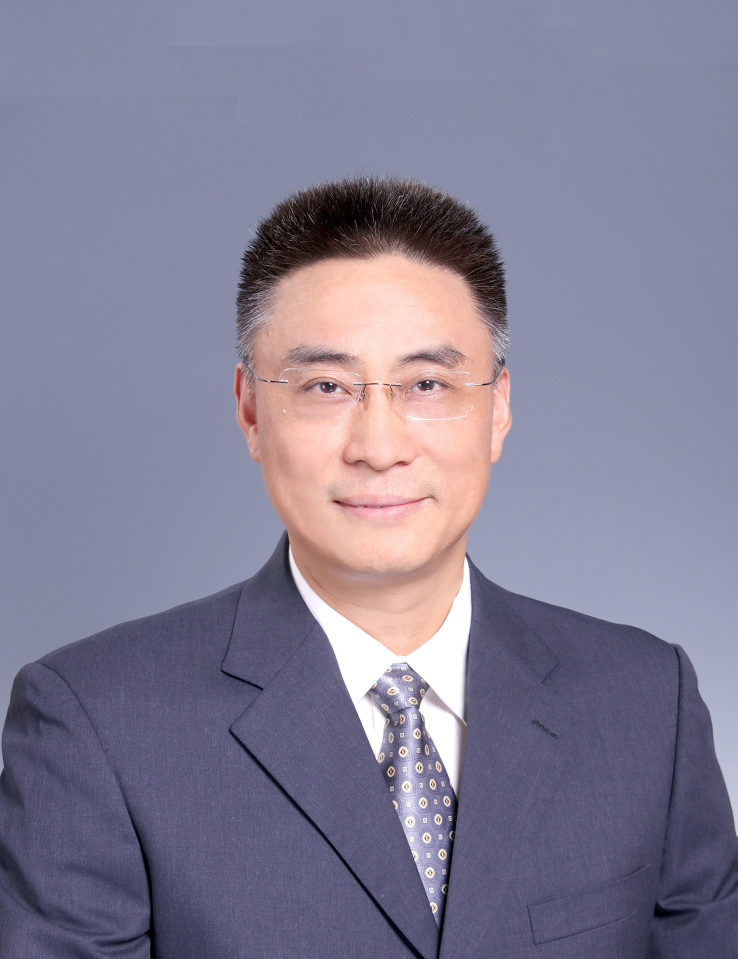
#> input picture assets/img/invited_speakers/bin-liang.jpg, 1476 x 1918 px (shown at 1/2 size)
$ python -i generate_committee_portraits.py   (imports and definitions only)
#> lines starting #> are read from the running program, lines starting #| are printed output that depends on the picture
#> further down, picture is the input picture: PIL image 1476x1918 RGB; mean R, G, B 130.1, 126.4, 147.9
#!/usr/bin/env python3
"""Generate normalized committee portrait crops from original images."""

from __future__ import annotations

import re
from pathlib import Path

import cv2
import numpy as np
from PIL import Image, ImageOps


ROOT = Path(__file__).resolve().parents[1]
HTML_PATH = ROOT / "committees.html"
SOURCE_DIR = ROOT / "assets/img/invited_speakers"
OUTPUT_DIR = ROOT / "assets/img/invited_speakers/portraits"
OUTPUT_SIZE = 600
FALLBACK_CANVAS_COLOR = (255, 255, 255)
PORTRAIT_OVERRIDES = {
    "fukuda-toshio": {
        "size_scale": 1.27,
        "top_margin": 0.20,
    },
    "zhao-lian": {
        "allow_width_padding": True,
    },
    "li-aili": {
        "size_scale": 1.90,
    },
    "guan-henry": {
        "x_shift": -0.08,
        "top_margin": 0.20,
    },
}


# [32 lines left out: functions committee_sources, load_rgb, not called in this run]


def detect_face(image: Image.Image) -> tuple[int, int, int, int] | None:
    gray = cv2.cvtColor(np.array(image), cv2.COLOR_RGB2GRAY)
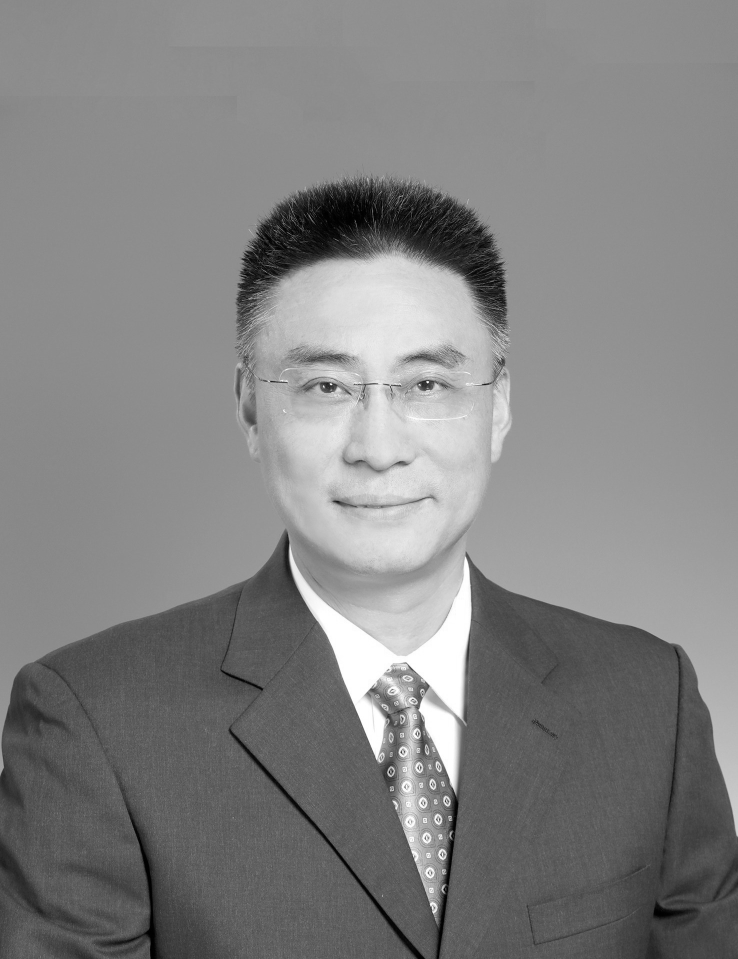
#> gray: shape (1918, 1476) (shown at 1/2 size); min 0, max 255, mean 129.9
    gray = cv2.equalizeHist(gray)
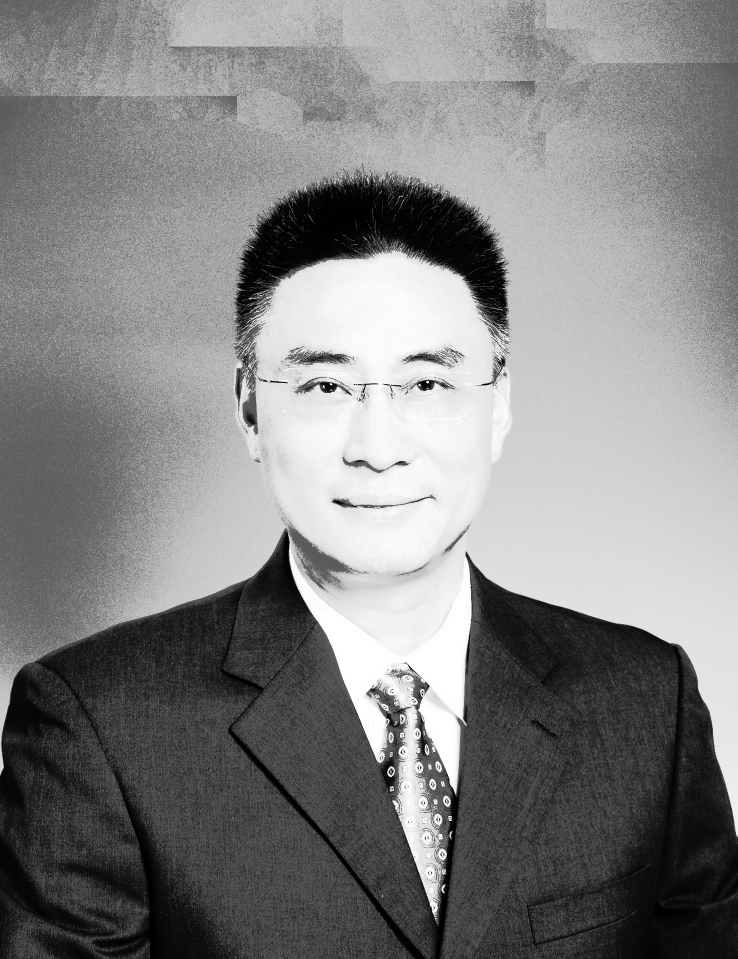
#> gray: shape (1918, 1476) (shown at 1/2 size); min 0, max 255, mean 130.6
    cascades = [
        "haarcascade_frontalface_alt2.xml",
        "haarcascade_frontalface_default.xml",
        "haarcascade_profileface.xml",
    ]
    faces: list[tuple[int, int, int, int]] = []
    for name in cascades:
        cascade = cv2.CascadeClassifier(str(Path(cv2.data.haarcascades) / name))
        detected = cascade.detectMultiScale(
            gray,
            scaleFactor=1.05,
            minNeighbors=4,
            minSize=(max(24, image.width // 18), max(24, image.height // 18)),
        )
        faces.extend(tuple(map(int, face)) for face in detected)
#> this loop made 3 passes
#> detected on passes 1 to 3: [[466, 543, 574, 574]], [[556, 1003, 414, 414], [440, 516, 627, 627]], [[549, 503, 620, 620]]
#> after the loop, faces = [(466, 543, 574, 574), (556, 1003, 414, 414), (440, 516, 627, 627), (549, 503, 620, 620)]
    if not faces:
        return None
    return max(faces, key=lambda face: face[2] * face[3])


# [87 lines left out: functions crop_box, estimate_edge_color, crop_with_padding, save_portrait, main, not called in this run]


# [2 lines not run here, left out]

>>> from PIL import Image
>>> picture = Image.open('../assets/img/invited_speakers/bin-liang.jpg')
>>> result = detect_face(picture)
#> result = (440, 516, 627, 627)
